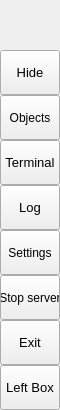
        <widget class="QFrame" name="leftMenuBg">
         <property name="minimumSize">
          <size>
           <width>60</width>
           <height>0</height>
          </size>
         </property>
         <property name="maximumSize">
          <size>
           <width>60</width>
           <height>16777215</height>
          </size>
         </property>
         <property name="frameShape">
          <enum>QFrame::NoFrame</enum>
         </property>
         <property name="frameShadow">
          <enum>QFrame::Raised</enum>
         </property>
         <layout class="QVBoxLayout" name="verticalLayout_3">
          <property name="spacing">
           <number>0</number>
          </property>
          <property name="leftMargin">
           <number>0</number>
          </property>
          <property name="topMargin">
           <number>0</number>
          </property>
          <property name="rightMargin">
           <number>0</number>
          </property>
          <property name="bottomMargin">
           <number>0</number>
          </property>
          <item>
           <widget class="QFrame" name="topLogoInfo">
            <property name="minimumSize">
             <size>
              <width>0</width>
              <height>50</height>
             </size>
            </property>
            <property name="maximumSize">
             <size>
              <width>16777215</width>
              <height>50</height>
             </size>
            </property>
            <property name="frameShape">
             <enum>QFrame::NoFrame</enum>
            </property>
            <property name="frameShadow">
             <enum>QFrame::Raised</enum>
            </property>
            <widget class="QFrame" name="topLogo">
             <property name="geometry">
              <rect>
               <x>10</x>
               <y>5</y>
               <width>42</width>
               <height>42</height>
              </rect>
             </property>
             <property name="minimumSize">
              <size>
               <width>42</width>
               <height>42</height>
              </size>
             </property>
             <property name="maximumSize">
              <size>
               <width>42</width>
               <height>42</height>
              </size>
             </property>
             <property name="frameShape">
              <enum>QFrame::NoFrame</enum>
             </property>
             <property name="frameShadow">
              <enum>QFrame::Raised</enum>
             </property>
            </widget>
            <widget class="QLabel" name="titleLeftApp">
             <property name="geometry">
              <rect>
               <x>70</x>
               <y>8</y>
               <width>160</width>
               <height>20</height>
              </rect>
             </property>
             <property name="font">
              <font>
               <family>Segoe UI Semibold</family>
               <pointsize>12</pointsize>
               <italic>false</italic>
               <bold>false</bold>
              </font>
             </property>
             <property name="text">
              <string>PyDracula</string>
             </property>
             <property name="alignment">
              <set>Qt::AlignLeading|Qt::AlignLeft|Qt::AlignTop</set>
             </property>
            </widget>
            <widget class="QLabel" name="titleLeftDescription">
             <property name="geometry">
              <rect>
               <x>70</x>
               <y>27</y>
               <width>160</width>
               <height>16</height>
              </rect>
             </property>
             <property name="maximumSize">
              <size>
               <width>16777215</width>
               <height>16</height>
              </size>
             </property>
             <property name="font">
              <font>
               <family>Segoe UI</family>
               <pointsize>8</pointsize>
               <italic>false</italic>
               <bold>false</bold>
              </font>
             </property>
             <property name="text">
              <string>Modern GUI / Flat Style</string>
             </property>
             <property name="alignment">
              <set>Qt::AlignLeading|Qt::AlignLeft|Qt::AlignTop</set>
             </property>
            </widget>
           </widget>
          </item>
          <item>
           <widget class="QFrame" name="leftMenuFrame">
            <property name="focusPolicy">
             <enum>Qt::NoFocus</enum>
            </property>
            <property name="frameShape">
             <enum>QFrame::NoFrame</enum>
            </property>
            <property name="frameShadow">
             <enum>QFrame::Raised</enum>
            </property>
            <layout class="QVBoxLayout" name="verticalMenuLayout">
             <property name="spacing">
              <number>0</number>
             </property>
             <property name="leftMargin">
              <number>0</number>
             </property>
             <property name="topMargin">
              <number>0</number>
             </property>
             <property name="rightMargin">
              <number>0</number>
             </property>
             <property name="bottomMargin">
              <number>0</number>
             </property>
             <item>
              <widget class="QFrame" name="toggleBox">
               <property name="maximumSize">
                <size>
                 <width>16777215</width>
                 <height>45</height>
                </size>
               </property>
               <property name="frameShape">
                <enum>QFrame::NoFrame</enum>
               </property>
               <property name="frameShadow">
                <enum>QFrame::Raised</enum>
               </property>
               <layout class="QVBoxLayout" name="verticalLayout_4">
                <property name="spacing">
                 <number>0</number>
                </property>
                <property name="leftMargin">
                 <number>0</number>
                </property>
                <property name="topMargin">
                 <number>0</number>
                </property>
                <property name="rightMargin">
                 <number>0</number>
                </property>
                <property name="bottomMargin">
                 <number>0</number>
                </property>
                <item>
                 <widget class="QPushButton" name="toggleButton">
                  <property name="sizePolicy">
                   <sizepolicy hsizetype="Expanding" vsizetype="Fixed">
                    <horstretch>0</horstretch>
                    <verstretch>0</verstretch>
                   </sizepolicy>
                  </property>
                  <property name="minimumSize">
                   <size>
                    <width>0</width>
                    <height>45</height>
                   </size>
                  </property>
                  <property name="font">
                   <font>
                    <family>Segoe UI</family>
                    <pointsize>10</pointsize>
                    <italic>false</italic>
                    <bold>false</bold>
                   </font>
                  </property>
                  <property name="cursor">
                   <cursorShape>PointingHandCursor</cursorShape>
                  </property>
                  <property name="layoutDirection">
                   <enum>Qt::LeftToRight</enum>
                  </property>
                  <property name="styleSheet">
                   <string notr="true">background-image: url(:/icons/images/icons/icon_menu.png);</string>
                  </property>
                  <property name="text">
                   <string>Hide</string>
                  </property>
                 </widget>
                </item>
               </layout>
              </widget>
             </item>
             <item alignment="Qt::AlignTop">
              <widget class="QFrame" name="topMenu">
               <property name="frameShape">
                <enum>QFrame::NoFrame</enum>
               </property>
               <property name="frameShadow">
                <enum>QFrame::Raised</enum>
               </property>
               <layout class="QVBoxLayout" name="verticalLayout_8">
                <property name="spacing">
                 <number>0</number>
                </property>
                <property name="leftMargin">
                 <number>0</number>
                </property>
                <property name="topMargin">
                 <number>0</number>
                </property>
                <property name="rightMargin">
                 <number>0</number>
                </property>
                <property name="bottomMargin">
                 <number>0</number>
                </property>
                <item>
                 <widget class="QPushButton" name="btn_objects">
                  <property name="minimumSize">
                   <size>
                    <width>0</width>
                    <height>45</height>
                   </size>
                  </property>
                  <property name="styleSheet">
                   <string notr="true">background-image: url(:/icons/images/icons/cil-screen-desktop.png);</string>
                  </property>
                  <property name="text">
                   <string>Objects</string>
                  </property>
                 </widget>
                </item>
                <item>
                 <widget class="QPushButton" name="btn_home">
                  <property name="sizePolicy">
                   <sizepolicy hsizetype="Expanding" vsizetype="Fixed">
                    <horstretch>0</horstretch>
                    <verstretch>0</verstretch>
                   </sizepolicy>
                  </property>
                  <property name="minimumSize">
                   <size>
                    <width>0</width>
                    <height>45</height>
                   </size>
                  </property>
                  <property name="font">
                   <font>
                    <family>Segoe UI</family>
                    <pointsize>10</pointsize>
                    <italic>false</italic>
                    <bold>false</bold>
                   </font>
                  </property>
                  <property name="cursor">
                   <cursorShape>PointingHandCursor</cursorShape>
                  </property>
                  <property name="layoutDirection">
                   <enum>Qt::LeftToRight</enum>
                  </property>
                  <property name="styleSheet">
                   <string notr="true">background-image: url(:/icons/images/icons/cil-terminal.png);</string>
                  </property>
                  <property name="text">
                   <string>Terminal</string>
                  </property>
                 </widget>
                </item>
                <item>
                 <widget class="QPushButton" name="btn_log">
                  <property name="sizePolicy">
                   <sizepolicy hsizetype="Expanding" vsizetype="Fixed">
                    <horstretch>0</horstretch>
                    <verstretch>0</verstretch>
                   </sizepolicy>
                  </property>
                  <property name="minimumSize">
                   <size>
                    <width>0</width>
                    <height>45</height>
                   </size>
                  </property>
                  <property name="font">
                   <font>
                    <family>Segoe UI</family>
                    <pointsize>10</pointsize>
                    <italic>false</italic>
                    <bold>false</bold>
                   </font>
                  </property>
                  <property name="cursor">
                   <cursorShape>PointingHandCursor</cursorShape>
                  </property>
                  <property name="layoutDirection">
                   <enum>Qt::LeftToRight</enum>
                  </property>
                  <property name="styleSheet">
                   <string notr="true">background-image: url(:/icons/images/icons/cil-align-center.png);</string>
                  </property>
                  <property name="text">
                   <string>Log</string>
                  </property>
                 </widget>
                </item>
                <item>
                 <widget class="QPushButton" name="btn_settings">
                  <property name="minimumSize">
                   <size>
                    <width>0</width>
                    <height>45</height>
                   </size>
                  </property>
                  <property name="styleSheet">
                   <string notr="true">background-image: url(:/icons/images/icons/cil-equalizer.png);</string>
                  </property>
                  <property name="text">
                   <string>Settings</string>
                  </property>
                 </widget>
                </item>
                <item>
                 <widget class="QPushButton" name="btn_start_stop">
                  <property name="minimumSize">
                   <size>
                    <width>0</width>
                    <height>45</height>
                   </size>
                  </property>
                  <property name="cursor">
                   <cursorShape>PointingHandCursor</cursorShape>
                  </property>
                  <property name="styleSheet">
                   <string notr="true">background-image: url(:/icons/images/icons/cil-media-pause.png);</string>
                  </property>
                  <property name="text">
                   <string>Stop server</string>
                  </property>
                 </widget>
                </item>
                <item>
                 <widget class="QPushButton" name="btn_exit">
                  <property name="sizePolicy">
                   <sizepolicy hsizetype="Expanding" vsizetype="Fixed">
                    <horstretch>0</horstretch>
                    <verstretch>0</verstretch>
                   </sizepolicy>
                  </property>
                  <property name="minimumSize">
                   <size>
                    <width>0</width>
                    <height>45</height>
                   </size>
                  </property>
                  <property name="font">
                   <font>
                    <family>Segoe UI</family>
                    <pointsize>10</pointsize>
                    <italic>false</italic>
                    <bold>false</bold>
                   </font>
                  </property>
                  <property name="cursor">
                   <cursorShape>PointingHandCursor</cursorShape>
                  </property>
                  <property name="layoutDirection">
                   <enum>Qt::LeftToRight</enum>
                  </property>
                  <property name="styleSheet">
                   <string notr="true">background-image: url(:/icons/images/icons/cil-x.png);</string>
                  </property>
                  <property name="text">
                   <string>Exit</string>
                  </property>
                 </widget>
                </item>
               </layout>
              </widget>
             </item>
             <item alignment="Qt::AlignBottom">
              <widget class="QFrame" name="bottomMenu">
               <property name="frameShape">
                <enum>QFrame::NoFrame</enum>
               </property>
               <property name="frameShadow">
                <enum>QFrame::Raised</enum>
               </property>
               <layout class="QVBoxLayout" name="verticalLayout_9">
                <property name="spacing">
                 <number>0</number>
                </property>
                <property name="leftMargin">
                 <number>0</number>
                </property>
                <property name="topMargin">
                 <number>0</number>
                </property>
                <property name="rightMargin">
                 <number>0</number>
                </property>
                <property name="bottomMargin">
                 <number>0</number>
                </property>
                <item>
                 <widget class="QPushButton" name="toggleLeftBox">
                  <property name="sizePolicy">
                   <sizepolicy hsizetype="Expanding" vsizetype="Fixed">
                    <horstretch>0</horstretch>
                    <verstretch>0</verstretch>
                   </sizepolicy>
                  </property>
                  <property name="minimumSize">
                   <size>
                    <width>0</width>
                    <height>45</height>
                   </size>
                  </property>
                  <property name="font">
                   <font>
                    <family>Segoe UI</family>
                    <pointsize>10</pointsize>
                    <italic>false</italic>
                    <bold>false</bold>
                   </font>
                  </property>
                  <property name="cursor">
                   <cursorShape>PointingHandCursor</cursorShape>
                  </property>
                  <property name="layoutDirection">
                   <enum>Qt::LeftToRight</enum>
                  </property>
                  <property name="styleSheet">
                   <string notr="true">background-image: url(:/icons/images/icons/icon_settings.png);</string>
                  </property>
                  <property name="text">
                   <string>Left Box</string>
                  </property>
                 </widget>
                </item>
               </layout>
              </widget>
             </item>
            </layout>
           </widget>
          </item>
         </layout>
        </widget>
